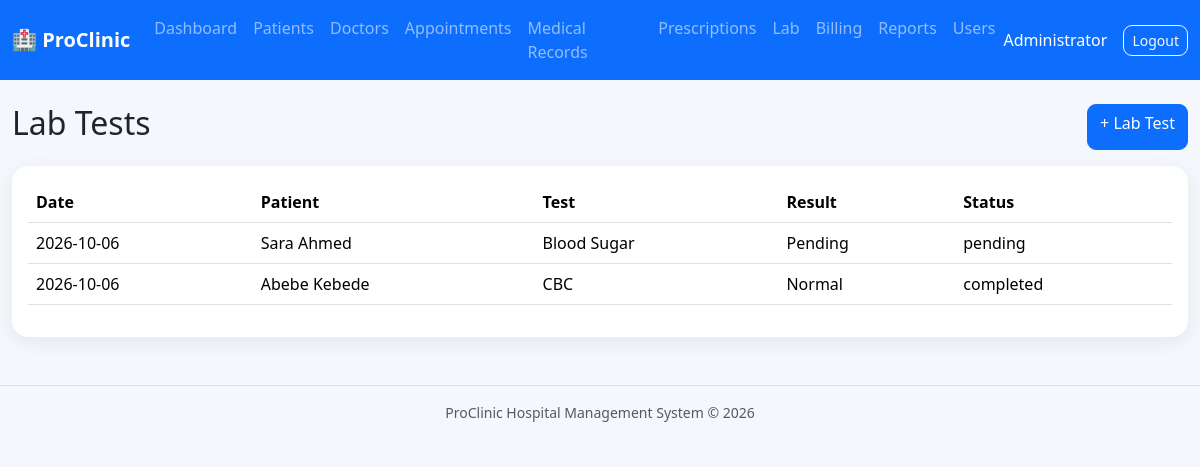
/lab/index.php (signed in), run on the app's committed database.
### tables this page shows
CREATE TABLE lab_tests(id INT AUTO_INCREMENT PRIMARY KEY,patient_id INT,test_date DATE,test_name VARCHAR(180),result TEXT,status ENUM('pending','completed') DEFAULT 'pending',notes TEXT,created_at TIMESTAMP DEFAULT CURRENT_TIMESTAMP,FOREIGN KEY(patient_id) REFERENCES patients(id));

CREATE TABLE patients(id INT AUTO_INCREMENT PRIMARY KEY,patient_code VARCHAR(30) UNIQUE,name VARCHAR(120) NOT NULL,gender VARCHAR(20),dob DATE,age INT,phone VARCHAR(40),email VARCHAR(150),blood_group VARCHAR(10),address VARCHAR(255),emergency_contact VARCHAR(100),created_at TIMESTAMP DEFAULT CURRENT_TIMESTAMP);

### includes/auth.php (called while the page is built, shortened)
<?php
function e($v) {
    return htmlspecialchars((string)$v, ENT_QUOTES, 'UTF-8');
}

### lab/index.php (the view)
<?php $page_title='Lab Tests';require_once __DIR__.'/../includes/header.php';$rows=$pdo->query("SELECT l.*,p.name patient FROM lab_tests l JOIN patients p ON p.id=l.patient_id ORDER BY l.id DESC")->fetchAll();?><div class="d-flex justify-content-between mb-3"><h2>Lab Tests</h2><a href="add.php" class="btn btn-primary">+ Lab Test</a></div><div class="card p-3"><table class="table"><thead><tr><th>Date</th><th>Patient</th><th>Test</th><th>Result</th><th>Status</th></tr></thead><tbody><?php foreach($rows as $r):?><tr><td><?=$r['test_date']?></td><td><?=e($r['patient'])?></td><td><?=e($r['test_name'])?></td><td><?=e($r['result'])?></td><td><?=$r['status']?></td></tr><?php endforeach;?></tbody></table></div><?php require_once __DIR__.'/../includes/footer.php';?>

### assets/css/style.css (style rules this page uses)
body { background:#f4f7fb }
.card { border:0;border-radius:16px;box-shadow:0 5px 20px rgba(0,30,80,.07) }
.btn { border-radius:9px }
.table { vertical-align:middle }

### data on the page
lab_tests: test_date "2026-10-06", patient.name "Sara Ahmed", test_name "Blood Sugar", result "Pending", status "pending"
lab_tests: test_date "2026-10-06", patient.name "Abebe Kebede", test_name "CBC", result "Normal", status "completed"

### other printed values
$_SESSION['user']['name'] "Administrator"
